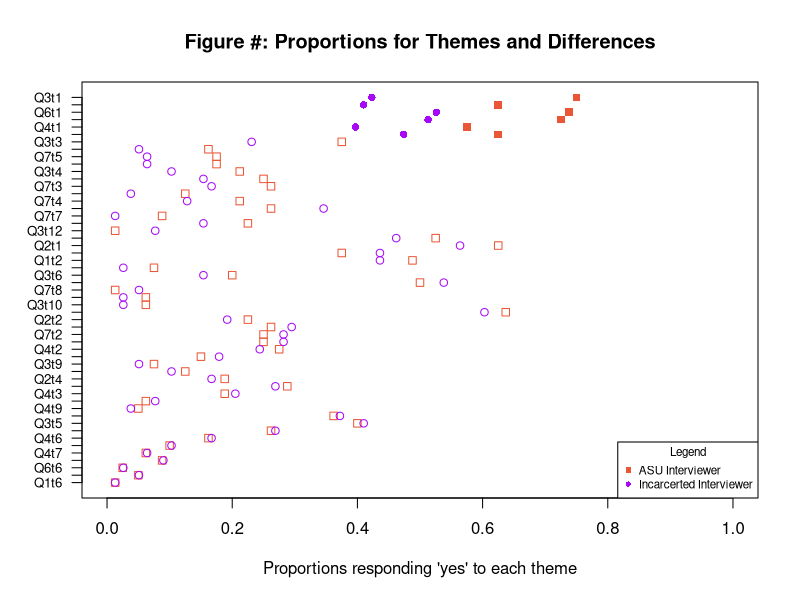
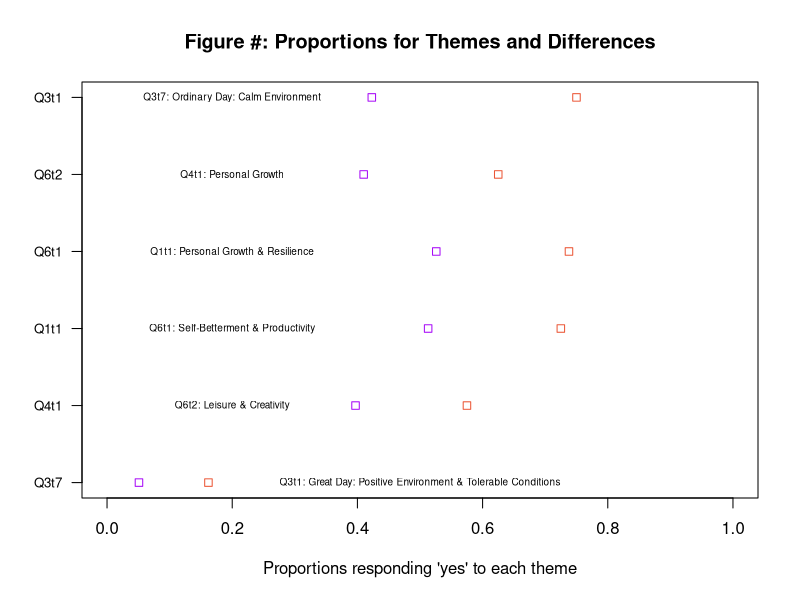

These figures' R source, in order:
# ================================================================== #
# PAPER TITLE
# ================================================================== #

# DOCUMENT!!!


# ================================================================== #
# Setup ----

# Clear the workspace
rm( list = ls() )


# Load the libraries
library( dplyr )     # for working with the data


# ================================================================== #
# write the function to execute the test

test.table <- function(
  # arguments
  n_ASU = 80, n_INI = 78, # total count for each group
  n_ASU_y_THEME_y = 58,   # yes response to theme for ASU
  n_INI_y_THEME_y = 40,   # yes response to theme for incarcerated interviewers
  n_ASU_y_THEME_n = n_ASU - n_ASU_y_THEME_y, # no response to theme for ASU
  n_INI_y_THEME_n = n_INI - n_INI_y_THEME_y  # no response to them for incarcerated interviewers
  ){
  
  # create the table  
  dat_table <- matrix(
    c( 
      n_ASU_y_THEME_y,
      n_ASU_y_THEME_n,
      n_INI_y_THEME_y,
      n_INI_y_THEME_n ),
    nrow = 2,
    byrow = FALSE
    )
  
  # run the test
  table_test <- chisq.test( dat_table )
  
  # grab what you want to return
  return(
    cbind( table_test$statistic,
           table_test$p.value 
           )
  )
}


# ================================================================== #
# build the dataset of responses


# record the responses for each theme
s1q1Themes <- rbind( 
  c( 58, 40 ), # cell counts for theme 1
  c( 39, 34 ), # cell counts for theme 2...
  c( 21, 27 ),
  c( 20, 22 ),
  c(  5,  6 ),
  c(  1,  1 )
  )

s1q2Themes <- rbind( 
  c( 50, 44 ),
  c( 18, 15 ),
  c( 12, 14 ),
  c( 15, 13 ),
  c( 14,  5 ),
  c( 10,  8 ),
  c(  8,  8 ),
  c( 10,  3 )
)

s1q3Themes <- rbind( 
  c( 60, 33 ),
  c( 30, 34 ),
  c( 30, 18 ),
  c( 17,  8 ),
  c( 32, 32 ),
  c( 16, 12 ),
  c( 13,  4 ),
  c(  7,  7 ),
  c(  6,  4 ),
  c(  5,  2 ),
  c(  4,  4 ),
  c(  1,  6 )
)

s1q4Themes <- rbind( 
  c( 46, 31 ),
  c( 22, 19 ),
  c( 15, 16 ),
  c( 20, 12 ),
  c( 18, 12 ),
  c( 13, 13 ),
  c(  5,  5 ),
  c(  5,  2 ),
  c(  4,  3 )
)

s1q5Themes <- rbind( 
  c( 51, 47 ),
  c( 50, 37 ),
  c( 42, 36 ),
  c( 23, 21 )
)

s1q6Themes <- rbind( 
  c( 59, 41 ),
  c( 50, 32 ),
  c( 29, 29 ),
  c( 21, 21 ),
  c( 21, 23 ),
  c(  2,  2 )
)

s1q7Themes <- rbind( 
  c( 40, 42 ),
  c( 20, 22 ),
  c( 21, 13 ),
  c( 17, 10 ),
  c( 14,  5 ),
  c(  6,  2 ),
  c(  7,  1 ),
  c(  1,  4 )
)
  
# pull the themes together  
datThemes <- rbind( 
  s1q1Themes,
  s1q2Themes,
  s1q3Themes,
  s1q4Themes,
  s1q5Themes,
  s1q6Themes,
  s1q7Themes
  )

# assign column names
colnames( datThemes ) <- c( "ASU.Yes", "INI.Yes" )

# create the object to store the results
results <- matrix( NA, nrow = dim( datThemes )[1], ncol = 2 )

# loop the function over the results object
for( i in 1:dim( datThemes )[1] ){
  results[i,] <- round(
    test.table( 
      n_ASU_y_THEME_y = datThemes[i,1],
      n_INI_y_THEME_y = datThemes[i,2] 
      ),
    3
  )
}

# assign labels to the columns
colnames( results ) <- c( "chivalue", "pvalue" )

# coerce to data frame
results <- as.data.frame( results )

# create reject/fail based on unadjusted
results$reject <- ifelse( results$pvalue < 0.05, "Yes", "No" )

# Create reject/fail to reject based on bonferroni
results$Bonf.reject <- ifelse( results$pvalue < round( 0.05 / dim( datThemes )[1], 3 ), "Yes", "No" )


# ================================================================== #
# Create the proportions to use for the plot

datThemes <- as.data.frame( datThemes )

# create the proportions
datThemes$ASU.Yes.p <- round( datThemes$ASU.Yes / 80, 3 )
datThemes$INI.Yes.p <- round( datThemes$INI.Yes / 78 , 3 ) 

# create the difference used to sort below
datThemes$diff <- abs( datThemes$ASU.Yes.p - datThemes$INI.Yes.p )

# Create vector of names for the plot
datThemes$custom_labels <- c(
  paste("Q1t",rep( 1:dim( s1q1Themes )[1] ), sep = "" ),
  paste("Q2t",rep( 1:dim( s1q2Themes )[1] ), sep = "" ),
  paste("Q3t",rep( 1:dim( s1q3Themes )[1] ), sep = "" ),
  paste("Q4t",rep( 1:dim( s1q4Themes )[1] ), sep = "" ),
  paste("Q5t",rep( 1:dim( s1q5Themes )[1] ), sep = "" ),
  paste("Q6t",rep( 1:dim( s1q6Themes )[1] ), sep = "" ),
  paste("Q7t",rep( 1:dim( s1q7Themes )[1] ), sep = "" )
)

# add the results
datThemes$reject <- results$reject


# ================================================================== #
# Create the function to plot the results


# define parts of the plot
y.ax <- seq( 1: dim( datThemes )[1] )
cols <- c( "#eb5636","#a709f7" )

pchs <- c(
  rep( 0, dim( datThemes )[1] - 6 ),
  rep( 15, 6 ),
  rep( 1, dim( datThemes )[1] - 6 ),
  rep( 16, 6 )
  )

# labels for the legend
legend_labels <- c( 
  "ASU Interviewer", 
  "Incarcerted Interviewer"
)


# execute plot
plot(
  seq( 0, 1, length.out = dim( datThemes )[1] ),
  y.ax,
  type = "n",
  xlab = "Proportions responding 'yes' to each theme",
  ylab = "",
  yaxt = "n"
)

# set up points for the plot
points( datThemes$ASU.Yes.p[order(datThemes$diff)], y.ax, col = cols[1], pch = pchs[1:53] )
points( datThemes$INI.Yes.p[order(datThemes$diff)], y.ax, col = cols[2], pch = pchs[54:106] )

axis( side = 2, at = y.ax, las = 1, labels = datThemes$custom_labels[order(datThemes$diff)], cex.axis = 0.8 )
title( "Figure #: Proportions for Themes and Differences" )

# add a legend
legend( "bottomright" ,
        pch = c( 15,16 ),
        col = cols,
        legend = legend_labels, 
        title = "Legend", cex = 0.7
)



# take those for which you reject the null
datReject <- datThemes %>% 
  filter( reject == "Yes")

themes <- c(
  "Q3t7: Ordinary Day: Calm Environment",
  "Q4t1: Personal Growth",
  "Q1t1: Personal Growth & Resilience",
  "Q6t1: Self-Betterment & Productivity",
  "Q6t2: Leisure & Creativity",
  "Q3t1: Great Day: Positive Environment & Tolerable Conditions"
)

# execute plot
plot(
  seq( 0, 1, length.out = dim( datReject )[1] ),
  seq( 1: dim( datReject )[1] ),
  type = "n",
  xlab = "Proportions responding 'yes' to each theme",
  ylab = "",
  yaxt = "n"
)

# set up points for the plot
points( datReject$ASU.Yes.p[order(datReject$diff)], seq( 1: dim( datReject )[1] ), col = cols[1], pch = pchs[1] )
points( datReject$INI.Yes.p[order(datReject$diff)], seq( 1: dim( datReject )[1] ), col = cols[2], pch = pchs[2] )

axis( side = 2, at = seq( 1: dim( datReject )[1] ), las = 1, labels = datReject$custom_labels[order(datReject$diff)], cex.axis = 0.8 )
title( "Figure #: Proportions for Themes and Differences" )

text( 0.2, 6, themes[1], cex = 0.6 )
text( 0.2, 5, themes[2], cex = 0.6 )
text( 0.2, 4, themes[3], cex = 0.6 )
text( 0.2, 3, themes[4], cex = 0.6 )
text( 0.2, 2, themes[5], cex = 0.6 )
text( 0.5, 1, themes[6], cex = 0.6 )

